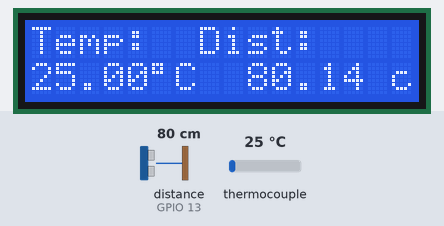
This sketch was run on a simulated ESP32. On the bench: 16×2 character LCD. Wiring (inferred from the names in the program): ultrasonic range finder: trigger GPIO 12; echo GPIO 13. Inputs (shaded band) come from the test bench; at power-on: distance to the obstacle (sensor on GPIO 13) 80 cm, thermocouple 25 °C. The echo pulse lasts 58.3 µs per cm; WiFi joins after 1.5 s; servers stay silent unless stated; no MQTT or app messages arrive unless stated; what the sketch prints to the serial monitor is not drawn.

Above: at 5.2 s.
5.3 s: distance to the obstacle (sensor on GPIO 13) set to 2 cm
At 5.8 s:
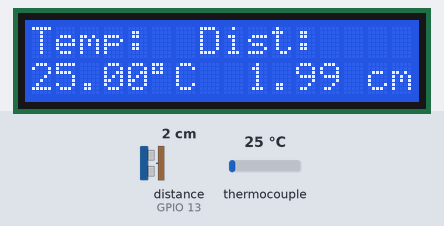
6.8 s: thermocouple set to 6 °C
At 7.8 s:
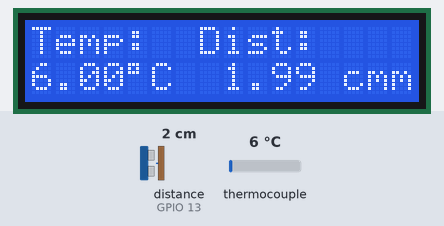
8.4 s: distance to the obstacle (sensor on GPIO 13) set to 4 cm
At 9.5 s:
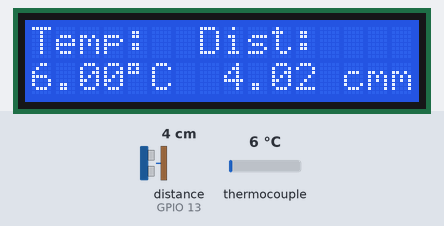
9.9 s: thermocouple set to 75 °C
At 11.1 s:
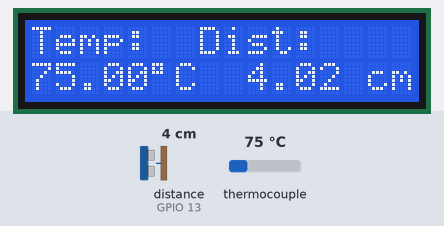
11.4 s: distance to the obstacle (sensor on GPIO 13) set to 9 cm
At 12.3 s:
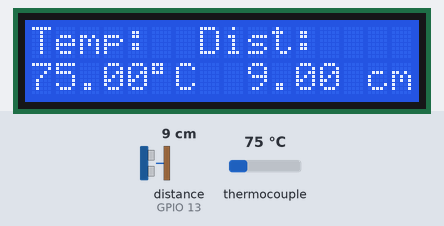
12.9 s: thermocouple set to 94 °C
At 13.3 s:
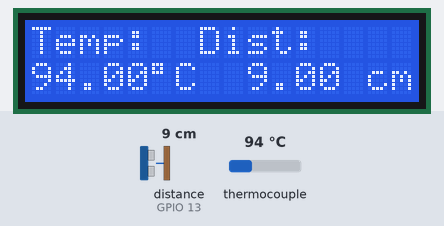
14.5 s: thermocouple set to 103 °C
Timing chart, 0 to 17.0 s (numbered marks = the images above; inputs shaded):
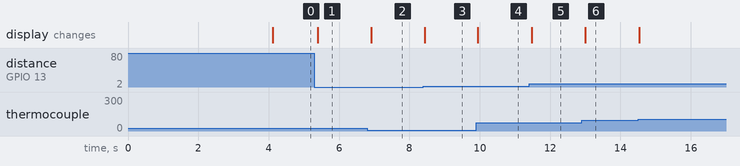

The sketch:

pt100-espwroom32.ino
```cpp
/*

    Board 3V to sensor VIN
    Board GND to sensor GND
    Board CLK 18 to sensor CLK
    Board MOSI 23 to sensor SDI
    Board MISO 19 to sensor SDO
    Board D5 5 to sensor CS (or any other digital I/O pin)

*/
//Controlador utilizado ESP32

//////////Datos de configuración MAX31865
#include <Adafruit_MAX31865.h>

//libreria wifi y mqtt
#include <WiFi.h>  // Biblioteca para el control de WiFi
#include <PubSubClient.h> //Biblioteca para conexion MQTT

//LCD
#include <Wire.h>
#include <LiquidCrystal_I2C.h>


///Datos de WiFi
const char* ssid = "STOUT";  // Aquí debes poner el nombre de tu red
const char* password = "WelcomeToBratDev";  // Aquí debes poner la contraseña de tu red

//Datos del broker MQTT
const char* mqtt_server = "192.168.0.117"; // Si estas en una red local, coloca la IP asignada, en caso contrario, coloca la IP publica
IPAddress server(192,168,0,117);

// Objetos
WiFiClient espClient; // Este objeto maneja los datos de conexion WiFi
PubSubClient client(espClient); // Este objeto maneja los datos de conexion al broker

//Crear el objeto lcd  dirección  0x3F y 16 columnas x 2 filas
LiquidCrystal_I2C lcd(0x27,16,2);  //

// Protocolo SPI: CS, DI, DO, CLK
Adafruit_MAX31865 thermo = Adafruit_MAX31865(5, 23, 19, 18);

/////////////Variables Sensor de temperatura
#define RREF      430.0 //definida por max
#define RNOMINAL  100.0 //definida por max
//variables
long timeNow, timeLast; // Variables de control de tiempo no bloqueante
int wait = 1000;  // Indica la espera cada 5 segundos para envío de mensajes MQTT
float T=0; //temperatura


//variables de sensor ultrasonico
int trigPin = 12;    // Trigger
int echoPin = 13;    // Echo
long duration;
float D=0;

void setup() {
  Serial.begin(115200); // Definir baudrate
  pinMode(trigPin, OUTPUT);
  pinMode(echoPin, INPUT);
  // Inicializar el LCD
  lcd.begin();
  //Encender la luz de fondo.
  lcd.backlight();
  // Escribimos el Mensaje en el LCD.
  lcd.print("Temp:  Dist:");
  Serial.println();
  Serial.println();
  Serial.print("Conectar a ");
  Serial.println(ssid);

  Serial.println("Prueba MAX y PT100");
  thermo.begin(MAX31865_3WIRE);  // Definir la cantidad de cables 2Wire o 3Wire o 4Wire

  WiFi.begin(ssid, password); // Esta es la función que realiz la conexión a WiFi

  while (WiFi.status() != WL_CONNECTED) { // Este bucle espera a que se realice la conexión
    delay(500); //dado que es de suma importancia esperar a la conexión, debe usarse espera bloqueante
    Serial.print(".");  // Indicador de progreso
    delay (5);
  }

  // Cuando se haya logrado la conexión, el programa avanzará, por lo tanto, puede informarse lo siguiente
  Serial.println();
  Serial.println("WiFi conectado");
  Serial.println("Direccion IP: ");
  Serial.println(WiFi.localIP());

  // Si se logro la conexión, encender led
  if (WiFi.status () > 0){
  }

  delay (1000); // Esta espera es solo una formalidad antes de iniciar la comunicación con el broker

  // Conexión con el broker MQTT
  client.setServer(server, 1883); // Conectarse a la IP del broker en el puerto indicado
  //client.setCallback(callback); // Activar función de CallBack, permite recibir mensajes MQTT y ejecutar funciones a partir de ellos
  delay(1500);  // Esta espera es preventiva, espera a la conexión para no perder información

  timeLast = millis (); // Inicia el control de tiempo

}

void loop (){
  T=Leer_temperatura();
  D=distancia();

  // Ubicamos el cursor en la primera posición(columna:0) de la segunda línea(fila:1)
  lcd.setCursor(0, 1);
   // Escribimos el número de segundos trascurridos
  lcd.print(T);
  lcd.print((char)223);
  lcd.print("C  ");

  lcd.print(D);
  lcd.print(" cm");


  if (!client.connected()) {
    reconnect();  // En caso de que no haya conexión, ejecutar la función de reconexión, definida despues del void setup ()
  }// fin del if (!client.connected())
  client.loop(); // Esta función es muy importante, ejecuta de manera no bloqueante las funciones necesarias para la comunicación con el broker

  timeNow = millis(); // Control de tiempo para esperas no bloqueantes
  if (timeNow - timeLast > wait) { // Manda un mensaje por MQTT cada cinco segundos
    timeLast = timeNow; // Actualización de seguimiento de tiempo
    char dataString[8]; // Define una arreglo de caracteres para enviarlos por MQTT, especifica la longitud del mensaje en 8 caracteres
    dtostrf(T, 1, 2, dataString);  // Esta es una función nativa de leguaje AVR que convierte un arreglo de caracteres en una variable String
    Serial.print("Temperatura: "); // Se imprime en monitor solo para poder visualizar que el evento sucede
    Serial.println(dataString);
    client.publish("esp32/temperatura", dataString); // Esta es la función que envía los datos por MQTT, especifica el tema y el valor

    //datos de distancia
    char dataString1[8]; // Define una arreglo de caracteres para enviarlos por MQTT, especifica la longitud del mensaje en 8 caracteres
    dtostrf(D, 1, 2, dataString1);  // Esta es una función nativa de leguaje AVR que convierte un arreglo de caracteres en una variable String
    Serial.print("Distancia: "); // Se imprime en monitor solo para poder visualizar que el evento sucede
    Serial.println(dataString1);
    client.publish("esp32/distancia", dataString1); // Esta es la función que envía los datos por MQTT, especifica el tema y el valor


  }// fin del if (timeNow - timeLast > wait)
  delay(100);
}

// Funciones de usuario

/*// Esta función permite tomar acciones en caso de que se reciba un mensaje correspondiente a un tema al cual se hará una suscripción
void callback(char* topic, byte* message, unsigned int length) {

  // Indicar por serial que llegó un mensaje
  Serial.print("Llegó un mensaje en el tema: ");
  Serial.print(topic);

  // Concatenar los mensajes recibidos para conformarlos como una varialbe String
  String messageTemp; // Se declara la variable en la cual se generará el mensaje completo
  for (int i = 0; i < length; i++) {  // Se imprime y concatena el mensaje
    Serial.print((char)message[i]);
    messageTemp += (char)message[i];
  }

  // Se comprueba que el mensaje se haya concatenado correctamente
  Serial.println();
  Serial.print ("Mensaje concatenado en una sola variable: ");
  Serial.println (messageTemp);

  // En esta parte puedes agregar las funciones que requieras para actuar segun lo necesites al recibir un mensaje MQTT

  // Ejemplo, en caso de recibir el mensaje true - false, se cambiará el estado del led soldado en la placa.
  // El ESP323CAM está suscrito al tema esp/output
  if (String(topic) == "esp32/output") {  // En caso de recibirse mensaje en el tema esp32/output
    if(messageTemp == "true"){
      Serial.println("Led encendido");
      digitalWrite(flashLedPin, HIGH);
    }// fin del if (String(topic) == "esp32/output")
    else if(messageTemp == "false"){
      Serial.println("Led apagado");
      digitalWrite(flashLedPin, LOW);
    }// fin del else if(messageTemp == "false")
  }// fin del if (String(topic) == "esp32/output")
}// fin del void callback
*/

// Función para reconectarse
void reconnect() {
  // Bucle hasta lograr conexión
  while (!client.connected()) { // Pregunta si hay conexión
    Serial.print("Tratando de contectarse...");
    // Intentar reconexión
    if (client.connect("ESP32Client")) { //Pregunta por el resultado del intento de conexión
      Serial.println("Conectado");
      client.subscribe("esp32/output"); // Esta función realiza la suscripción al tema
    }// fin del  if (client.connect("ESP32CAMClient"))
    else {  //en caso de que la conexión no se logre
      Serial.print("Conexion fallida, Error rc=");
      Serial.print(client.state()); // Muestra el codigo de error
      Serial.println(" Volviendo a intentar en 5 segundos");
      // Espera de 5 segundos bloqueante
      delay(5000);
      Serial.println (client.connected ()); // Muestra estatus de conexión
    }// fin del else
  }// fin del bucle while (!client.connected())
}// fin de void reconnect(

////Lectura de sensor
float Leer_temperatura (){
   uint16_t rtd = thermo.readRTD();
    float ratio = rtd;
  ratio /= 32768;
  return (thermo.temperature(RNOMINAL, RREF));
}

float distancia(){
  digitalWrite(trigPin, LOW);
  delayMicroseconds(5);
  digitalWrite(trigPin, HIGH);
  delayMicroseconds(10);
  digitalWrite(trigPin, LOW);

  // Read the signal from the sensor: a HIGH pulse whose
  // duration is the time (in microseconds) from the sending
  // of the ping to the reception of its echo off of an object.
  pinMode(echoPin, INPUT);
  duration = pulseIn(echoPin, HIGH);

  // Convert the time into a distance
  D = (duration/2) / 29.1;     // Divide by 29.1 or multiply by 0.0343
  return(D);
 // delay(250);
}
```

Measured:
- after the input at 5.3 s, the display: changes after 0.09 s (image 1)
- after the input at 6.8 s, the display: changes after 0.11 s (image 2)
- after the input at 8.4 s, the display: changes at once (image 3)
- after the input at 9.9 s, the display: changes after 0.05 s (image 4)
- after the input at 11.4 s, the display: changes after 0.07 s (image 5)
- after the input at 12.9 s, the display: changes after 0.11 s (image 6)
